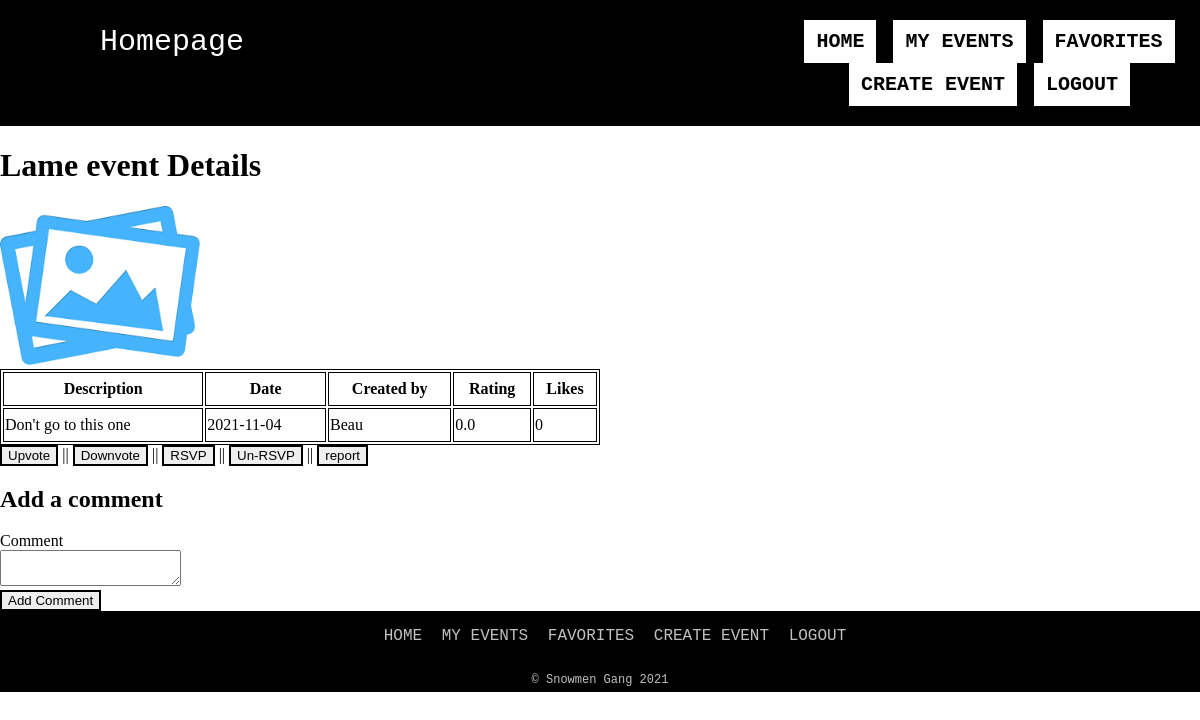
/events/542190 (signed in), run on the app's committed database.
### models.py (models this page shows, shortened)
class Event(db.Model):
    event_id = db.Column("Event_ID", db.Integer, primary_key=True)
    date = db.Column("Date", db.String(10))
    name = db.Column("Name", db.String(75))
    rating = db.Column("Rating", db.Float)
    user = db.Column("User", db.String(50))
    reports = db.Column("Reports", db.Integer)
    desc = db.Column("Description", db.String(500))
    likes = db.Column("Likes", db.Integer)
    filename = db.Column("filename", db.String(150), nullable=False, server_default='default.png')
    user_id = db.Column(db.Integer(), db.ForeignKey("user.User_ID"), nullable=False)
    events_attending = db.relationship("RSVP", backref="event",cascade="all, delete-orphan", lazy=True)
    comments = db.relationship("Comments", backref="event", cascade="all, delete-orphan", lazy=True)

### routes.py (the view, shortened to what this page needs)
@app.route('/events/<e_id>', methods = ['GET', 'POST'])
def get_event(e_id):
    eventExists = db.session.query(Event).filter_by(event_id=e_id).first()
    if session.get('user') and eventExists:
        hasLiked = db.session.query(Likes).filter_by(event_id=eventExists.event_id).first()
        isRSVP = db.session.query(RSVP, Event).filter(eventExists.event_id == RSVP.event_id
                                                      and session['user_id'] == RSVP.user_id).first()
        comment_form = CommentForm()
        if request.method == 'POST' and ('report' in request.form):
            eventExists.reports = 1
            db.session.commit()
            flash("Event Reported!")
            return redirect(url_for('get_event', e_id=eventExists.event_id))
        if comment_form.validate_on_submit():
            comment_text = request.form['comment']
            new_record = Comments(eventExists.event_id, comment_text, session['user'])
            db.session.add(new_record)
            db.session.commit()
            return redirect(url_for('get_event', e_id=eventExists.event_id))
        return render_template('EventInfo.html', user=session['user'], event=eventExists, form=comment_form)
    elif session.get('user') and (not eventExists):
        return redirect(url_for('listEvents'))
    else:
        return redirect(url_for('login'))

### forms.py
class CommentForm(FlaskForm):
    class Meta:
        csrf = False
    comment = TextAreaField('Comment',validators=[Length(min=1)])
    submit = SubmitField('Add Comment')

### Templates/EventInfo.html (shortened to what this page needs)
<!DOCTYPE html>
<html lang="en">
<head>
	<link rel="stylesheet" href="{{ url_for('static', filename='header_footer.css') }}">
	<link rel="stylesheet" href="{{ url_for('static', filename='EventInfo.css') }}">
</head>
<body>
	<div class="wrapper">
		<header>
			<div class="topnav">
				<a href="#" class="page-title">Homepage</a>
				<nav class="nav-ul">
					<ul class="nav-ul-center">
						<li><a href="{{url_for('index') }}">Home</a></li>
						<li><a href="{{url_for('my_events') }}">My Events</a></li>
						<li><a href="{{url_for('favorite_events') }}">Favorites</a></li>
						<li><a href="{{url_for('new_event') }}" >Create Event</a></li>
						{% if user%}
						<li>
							<a href = "{{url_for('logout') }}">Logout</a>
						</li>
						{%else%}
						<li><a href = "{{url_for('login') }}">Sign in</a></li>
						<li><a href = "{{url_for('register') }}">Register</a></li>
						{% endif%}
					</ul>
				</nav>
			</div>
		</header>
	<main>
		<h1>{{event.name}} Details</h1>
		<img class = "event_image" src="{{ url_for('static', filename='Images/' + event.filename) }}">
        <table>
            <tr>
                <th>Description</th>
                <th>Date</th>
                <th>Created by</th>
                <th>Rating</th>
				<th>Likes</th>
            </tr>
            <tr>
                <td>{{ event.desc }}</td>
                <td>{{ event.date }}</td>
                <td>{{ event.user}}</td>
                <td>{{ event.rating}}</td>
				<td>{{ event.likes}}</td>
            </tr>
        </table>
      <form method = "post">
          <input type="submit" name="upvote" value="Upvote" /> ||
  		  <input type="submit" name="downvote" value="Downvote" /> ||
		  <input type="submit" name ="rsvp" value="RSVP" /> ||
		  <input type="submit" name ="un-rsvp" value="Un-RSVP" /> ||
		  <input type="submit" name ="report" value="report" />
      </form>
		{% if form %}
   <form method="post">
      <div class="formwrapper">
      <h2 class="title">Add a comment</h2>
      <div class="form-field">
         {{ form.comment.label }} <br/> {{ form.comment }}
      </div>
         {{ form.submit }}
      </div>
   </form>
{% endif %}
	</main>
	<footer>
		<div class="botnav">
			<nav class="nav-ul">
				<ul>
					<li><a href="{{url_for('index') }}">Home</a></li>
					<li><a href="{{url_for('my_events') }}">My Events</a></li>
					<li><a href="{{url_for('favorite_events') }}">Favorites</a></li>
					<li><a href="{{url_for('new_event') }}" >Create Event</a></li>
					{% if user%}
						<li>
							<a href = "{{url_for('logout') }}">Logout</a>
						</li>
						{%else%}
						<li><a href = "{{url_for('login') }}">Sign in</a></li>
						<li><a href = "{{url_for('register') }}">Register</a></li>
						{% endif%}
				</ul>
			</nav>
			<p id="copyright">&copy; Snowmen Gang 2021</p>
		</div>
	</footer>
	</div>
</body>
</html>

### Static/header_footer.css (style rules this page uses)
body { margin: 0; }
nav li { display: inline-block; }
nav a { display: block; }
header, footer { font-family: 'Courier New', monospace; background-color: black; color: black; font-size: 20px; width: 100%; margin-left: auto; margin-right: auto; }
.page-title { font-size: 30px; color: white; float: left; margin-left: 100px; padding-top: 25px; text-decoration: none; }
.nav-ul { list-style: none; margin: 0; padding: 0; overflow: hidden; text-transform: uppercase; }
header .nav-ul ul { text-align: center; margin-left: 500px; }
header .nav-ul ul li { list-style: none; display: inline-block; }
header .nav-ul li a { color: black; background-color: white; font-weight: bold; margin-right: 5px; text-decoration: none; padding: 10px 12px; }
footer .nav-ul ul { font-size: 16px; text-align: center; top: 0; }
footer .nav-ul li a { text-decoration: none; padding-right: 10px; color: #C0C0C0; }
#copyright { text-align: center; color: #C0C0C0; font-size: 12px; padding-bottom: 5px; }

### Static/EventInfo.css (style rules this page uses)
table, th, td { border: 1px solid black; height: 30px; }
input[type=submit] { border-style: double; }
table { width: 50%; }
.event_image { width: 200px; height: auto; }

### data on the page
Event: name "Lame event", filename (placeholder picture), desc "Don't go to this one", date "2021-11-04", user "Beau", rating "0.0", likes "0"
